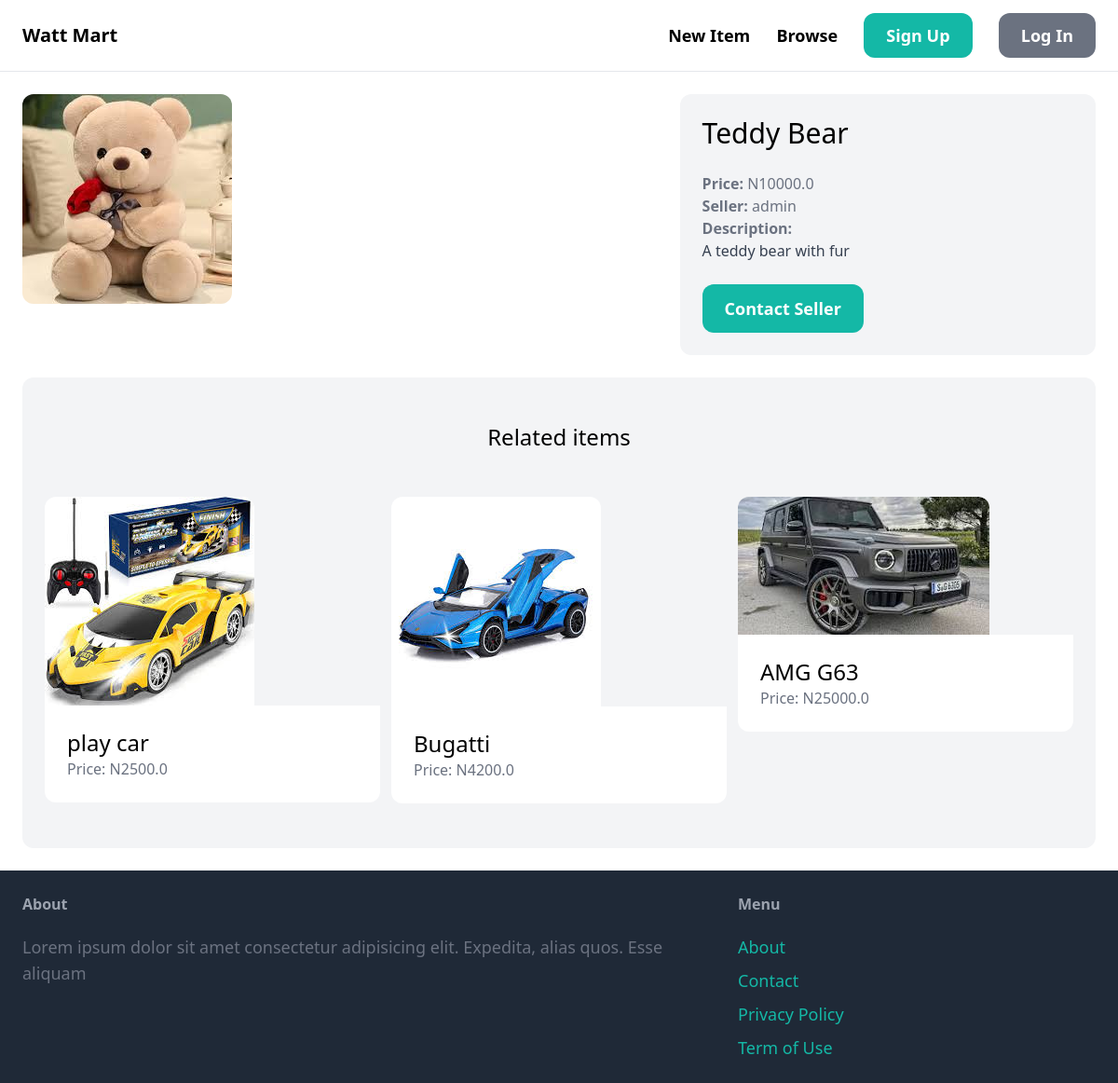
The page /items/2/ on the database as committed earlier.
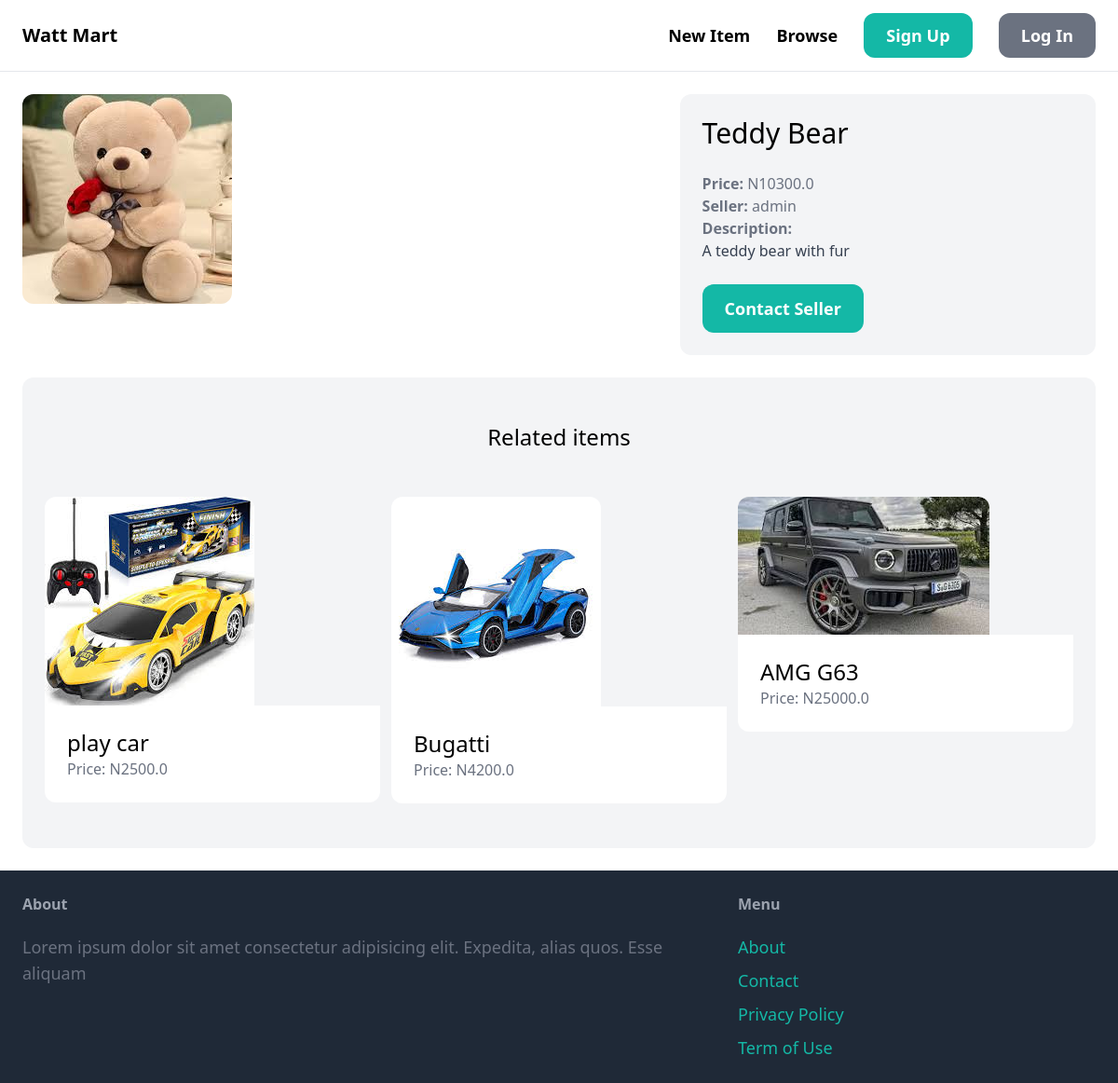
The same page on the database as committed later.
### item/models.py (models this page shows, shortened)
class Item(models.Model):
    category = models.ForeignKey(Category, related_name='items', on_delete=models.CASCADE)
    name = models.CharField(max_length=255)
    description = models.TextField(blank=True, null=True)
    price = models.FloatField()
    image = models.ImageField(upload_to='item_images', blank=True, null=True)
    is_sold = models.BooleanField(default=False)
    created_by = models.ForeignKey(User, related_name='item', on_delete=models.CASCADE)
    created_at = models.DateTimeField(auto_now_add=True)

### item/views.py (the view)
# urls.py: path('<int:pk>/', views.detail, name='detail'),
def detail(request, pk):
    item = get_object_or_404(Item, pk=pk)
    related_items = Item.objects.filter(category=item.category, is_sold=False ).exclude(pk=pk)[0:3]
    return render(request, 'item/detail.html', {
        'item': item,
        'related_items' : related_items
    })

### item/templates/item/detail.html (shortened to what this page needs)
{% extends 'core/base.html' %}
{% block content %}
    <div class="grid grid-cols-5 gap-6">
        <div class="col-span-3">
            <img src="{{ item.image.url }}" class="rounded-xl">
        </div>
        <div class="col-span-2 p-6 bg-gray-100 rounded-xl">
            <h1 class="mb-6 text-3xl">{{ item.name }}</h1>
            <p class="text-gray-500"><strong>Price: </strong>N{{ item.price }}</p>
            <p class="text-gray-500"><strong>Seller: </strong>{{ item.created_by.username }}</p>
            {% if item.description %}
                <p class="text-gray-700">
                    <strong class="text-gray-500">Description:</strong><br>
                    {{ item.description }}
                </p>
            {% endif %}
            {% if request.user == item.created_by %}
                <div class="mt-6 p-6 bg-white rounded-xl">
                    <p>This is your Item</p>
                    <a href="{% url 'item:edit' item.id %}" class="inline-block mt-6 px-6 py-3 text-lg font-semibold bg-teal-500 text-white rounded-xl">Edit</a>
                    <a href="{% url 'item:delete' item.id %}" class="inline-block mt-6 px-6 py-3 text-lg font-semibold bg-red-500 text-white rounded-xl">Delete</a>
                </div>
            {% else %}
                <a href="#" class="inline-block mt-6 px-6 py-3 text-lg font-semibold bg-teal-500 text-white rounded-xl hover:bg-teal-700">Contact Seller</a>
            {% endif %}
        </div>
    </div>
    <div class="mt-6 px-6 py-12 bg-gray-100 rounded-xl">
        <h2 class="mb-12 text-2xl text-center">Related items</h2>
        <div class="grid grid-cols-3 gap-3">
            {% for item in related_items %}
                <div>
                    <a href="{% url 'item:detail' item.id %}">
                        <div>
                            <img src="{{ item.image.url }}" class="rounded-t-xl">
                        </div>
                        <div class="p-6 bg-white rounded-b-xl">
                            <h2 class="text-2xl">{{ item.name }}</h2>
                            <p class="text-gray-500">Price: N{{ item.price }}</p>
                        </div>
                    </a>
                </div>
            {% endfor %}
        </div>
    </div>
{%endblock%}

Rows that differ between the two databases and show on the page:
changed Item "Teddy Bear": price "10000.0" → "10300.0"
